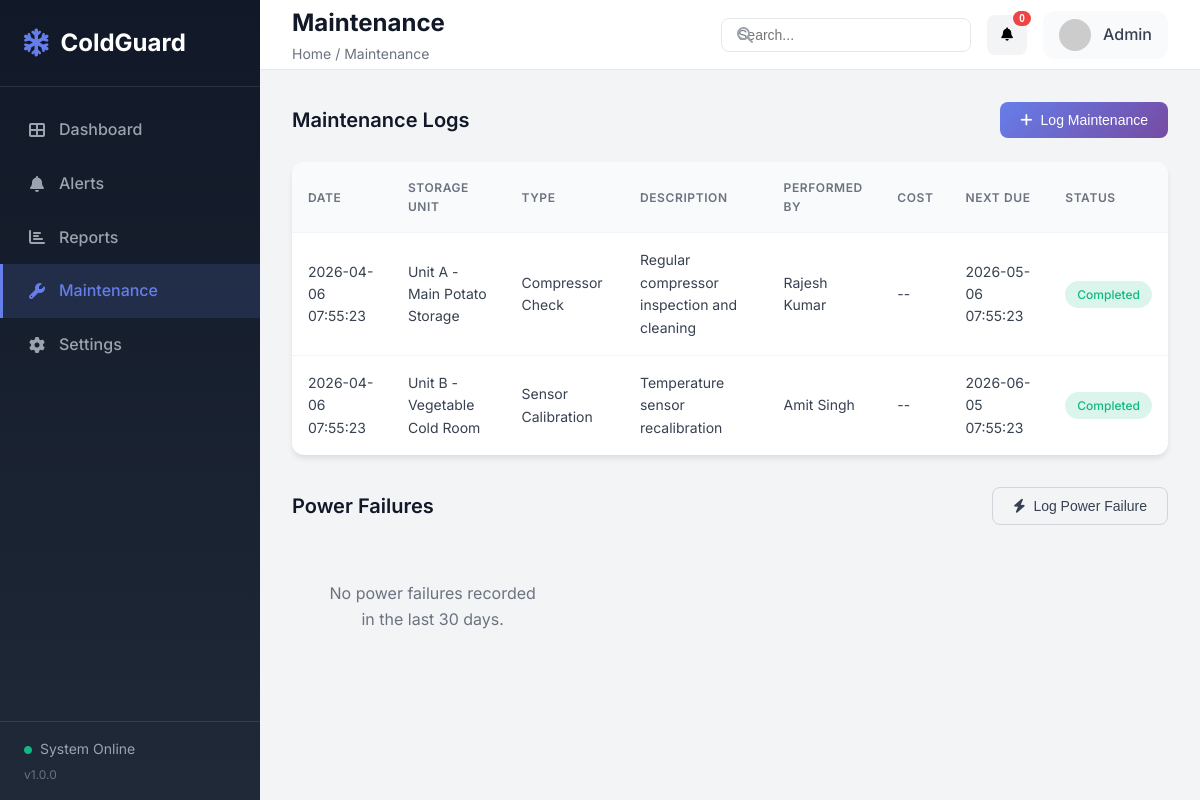
The app's page /maintenance with its own data.
### tables this page shows
CREATE TABLE maintenance_logs (
    id INTEGER PRIMARY KEY AUTOINCREMENT,
    storage_unit_id INTEGER NOT NULL,
    maintenance_type VARCHAR(100) NOT NULL,
    description TEXT,
    performed_by VARCHAR(100) NOT NULL,
    performed_at DATETIME DEFAULT CURRENT_TIMESTAMP,
    next_maintenance_due DATETIME,
    cost REAL,
    status VARCHAR(50) DEFAULT 'Completed',
    FOREIGN KEY (storage_unit_id) REFERENCES storage_units(id)
);

CREATE TABLE storage_units (
    id INTEGER PRIMARY KEY AUTOINCREMENT,
    name VARCHAR(100) NOT NULL,
    location VARCHAR(200),
    capacity_tons REAL,
    storage_type VARCHAR(50) DEFAULT 'Mixed',
    min_temp REAL DEFAULT -5.0,
    max_temp REAL DEFAULT 8.0,
    is_active BOOLEAN DEFAULT 1,
    created_at DATETIME DEFAULT CURRENT_TIMESTAMP,
    updated_at DATETIME DEFAULT CURRENT_TIMESTAMP
);

### app.py (the view)
@app.route('/maintenance')
def maintenance_page():
    units = get_all_storage_units()
    logs = get_maintenance_logs(limit=50)
    return render_template('maintenance.html', units=units, logs=logs)

### models/database.py (called while the page is built)
@contextmanager
def get_db_connection():
    conn = sqlite3.connect(DATABASE_PATH)
    conn.row_factory = sqlite3.Row
    try:
        yield conn
    finally:
        conn.close()

def get_all_storage_units():
    with get_db_connection() as conn:
        cursor = conn.execute('''
            SELECT su.*,
                   (SELECT temperature FROM temperature_readings
                    WHERE storage_unit_id = su.id
                    ORDER BY recorded_at DESC LIMIT 1) as current_temp,
                   (SELECT humidity FROM temperature_readings
                    WHERE storage_unit_id = su.id
                    ORDER BY recorded_at DESC LIMIT 1) as current_humidity,
                   (SELECT COUNT(*) FROM alerts
                    WHERE storage_unit_id = su.id
                    AND is_acknowledged = 0) as active_alerts
            FROM storage_units su
            WHERE su.is_active = 1
            ORDER BY su.name
        ''')
        return [dict(row) for row in cursor.fetchall()]

def get_maintenance_logs(unit_id=None, limit=50):
    with get_db_connection() as conn:
        if unit_id:
            cursor = conn.execute('''
                SELECT ml.*, su.name as unit_name
                FROM maintenance_logs ml
                JOIN storage_units su ON ml.storage_unit_id = su.id
                WHERE ml.storage_unit_id = ?
                ORDER BY ml.performed_at DESC
                LIMIT ?
            ''', (unit_id, limit))
        else:
            cursor = conn.execute('''
                SELECT ml.*, su.name as unit_name
                FROM maintenance_logs ml
                JOIN storage_units su ON ml.storage_unit_id = su.id
                ORDER BY ml.performed_at DESC
                LIMIT ?
            ''', (limit,))
        return [dict(row) for row in cursor.fetchall()]

### templates/maintenance.html (shortened to what this page needs)
{% extends 'base.html' %}
{% block page_title %}Maintenance{% endblock %}
{% block breadcrumb %}Home / Maintenance{% endblock %}
{% block content %}
<div class="section-header">
    <h2>Maintenance Logs</h2>
    <button class="btn btn-primary" onclick="openModal('addMaintenanceModal')">
        <i class="fas fa-plus"></i> Log Maintenance
    </button>
</div>
<div class="table-container">
    <table class="data-table maintenance-table">
        <thead>
            <tr>
                <th>Date</th>
                <th>Storage Unit</th>
                <th>Type</th>
                <th>Description</th>
                <th>Performed By</th>
                <th>Cost</th>
                <th>Next Due</th>
                <th>Status</th>
            </tr>
        </thead>
        <tbody>
            {% for log in logs %}
            <tr>
                <td>{{ log.performed_at }}</td>
                <td>{{ log.unit_name }}</td>
                <td>{{ log.maintenance_type }}</td>
                <td>{{ log.description or '--' }}</td>
                <td>{{ log.performed_by }}</td>
                <td>{% if log.cost %}₹{{ "%.2f"|format(log.cost) }}{% else %}--{% endif %}</td>
                <td>{{ log.next_maintenance_due or '--' }}</td>
                <td>
                    <span class="status-badge {{ log.status|lower }}">
                        {{ log.status }}
                    </span>
                </td>
            </tr>
            {% endfor %}
        </tbody>
    </table>
</div>
<div class="section-header" style="margin-top: 2rem;">
    <h2>Power Failures</h2>
    <button class="btn btn-outline" onclick="openModal('addPowerFailureModal')">
        <i class="fas fa-bolt"></i> Log Power Failure
    </button>
</div>
<div class="power-failures-grid" id="powerFailuresGrid">
</div>
{% endblock %}

### static/style.css (style rules this page uses)
:root { --primary: #667eea; --primary-dark: #5a6fd6; --secondary: #764ba2; --success: #10b981; --warning: #f59e0b; --danger: #ef4444; --info: #3b82f6; --gray-50: #f9fafb; --gray-100: #f3f4f6; --gray-200: #e5e7eb; --gray-300: #d1d5db; --gray-400: #9ca3af; --gray-500: #6b7280; --gray-600: #4b5563; --gray-700: #374151; --gray-800: #1f2937; --gray-900: #111827; --sidebar-width: 260px; --topbar-height: 70px; --border-radius: 12px; --border-radius-sm: 8px; --shadow-sm: 0 1px 2px rgba(0, 0, 0, 0.05); --shadow: 0 4px 6px -1px rgba(0, 0, 0, 0.1); --shadow-lg: 0 10px 15px -3px rgba(0, 0, 0, 0.1); --shadow-xl: 0 20px 25px -5px rgba(0, 0, 0, 0.1); --transition: all 0.3s ease; }
* { box-sizing: border-box; margin: 0; padding: 0; }
html { font-size: 16px; scroll-behavior: smooth; }
body { background: var(--gray-100); color: var(--gray-800); font-family: 'Inter', -apple-system, BlinkMacSystemFont, sans-serif; line-height: 1.6; overflow-x: hidden; }
.section-header { align-items: center; display: flex; justify-content: space-between; margin-bottom: 1.5rem; }
.section-header h2 { color: var(--gray-900); font-size: 1.25rem; font-weight: 600; }
.btn { align-items: center; border: none; border-radius: var(--border-radius-sm); cursor: pointer; display: inline-flex; font-size: 0.875rem; font-weight: 500; gap: 0.5rem; justify-content: center; padding: 0.625rem 1.25rem; transition: var(--transition); }
.btn-primary { background: linear-gradient(135deg, var(--primary), var(--secondary)); color: white; }
.btn-outline { background: transparent; border: 1px solid var(--gray-300); color: var(--gray-700); }
.table-container, .alerts-table-container, .reports-table-container { background: white; border-radius: var(--border-radius); box-shadow: var(--shadow); overflow-x: auto; padding: 0; }
.data-table { background: white; border-collapse: collapse; border-radius: var(--border-radius); box-shadow: var(--shadow); overflow: hidden; width: 100%; }
.data-table thead { background: var(--gray-50); }
.data-table th { color: var(--gray-500); font-size: 0.75rem; font-weight: 600; letter-spacing: 0.05em; padding: 1rem; text-align: left; text-transform: uppercase; }
.data-table td { border-top: 1px solid var(--gray-100); color: var(--gray-700); font-size: 0.875rem; padding: 1rem; }
.status-badge { align-items: center; border-radius: 999px; display: inline-flex; font-size: 0.75rem; font-weight: 500; gap: 0.375rem; padding: 0.25rem 0.75rem; }
.status-badge.completed { background: rgba(16, 185, 129, 0.15); color: var(--success); }
.power-failures-grid { display: grid; gap: 1rem; grid-template-columns: repeat(auto-fill, minmax(280px, 1fr)); }

### records on screen
maintenance_logs: performed_at "2026-04-06 07:55:23", unit_name "Unit A - Main Potato Storage", maintenance_type "Compressor Check", description "Regular compressor inspection and cleaning", performed_by "Rajesh Kumar", next_maintenance_due "2026-05-06 07:55:23", status "Completed"
maintenance_logs: performed_at "2026-04-06 07:55:23", unit_name "Unit B - Vegetable Cold Room", maintenance_type "Sensor Calibration", description "Temperature sensor recalibration", performed_by "Amit Singh", next_maintenance_due "2026-06-05 07:55:23", status "Completed"
